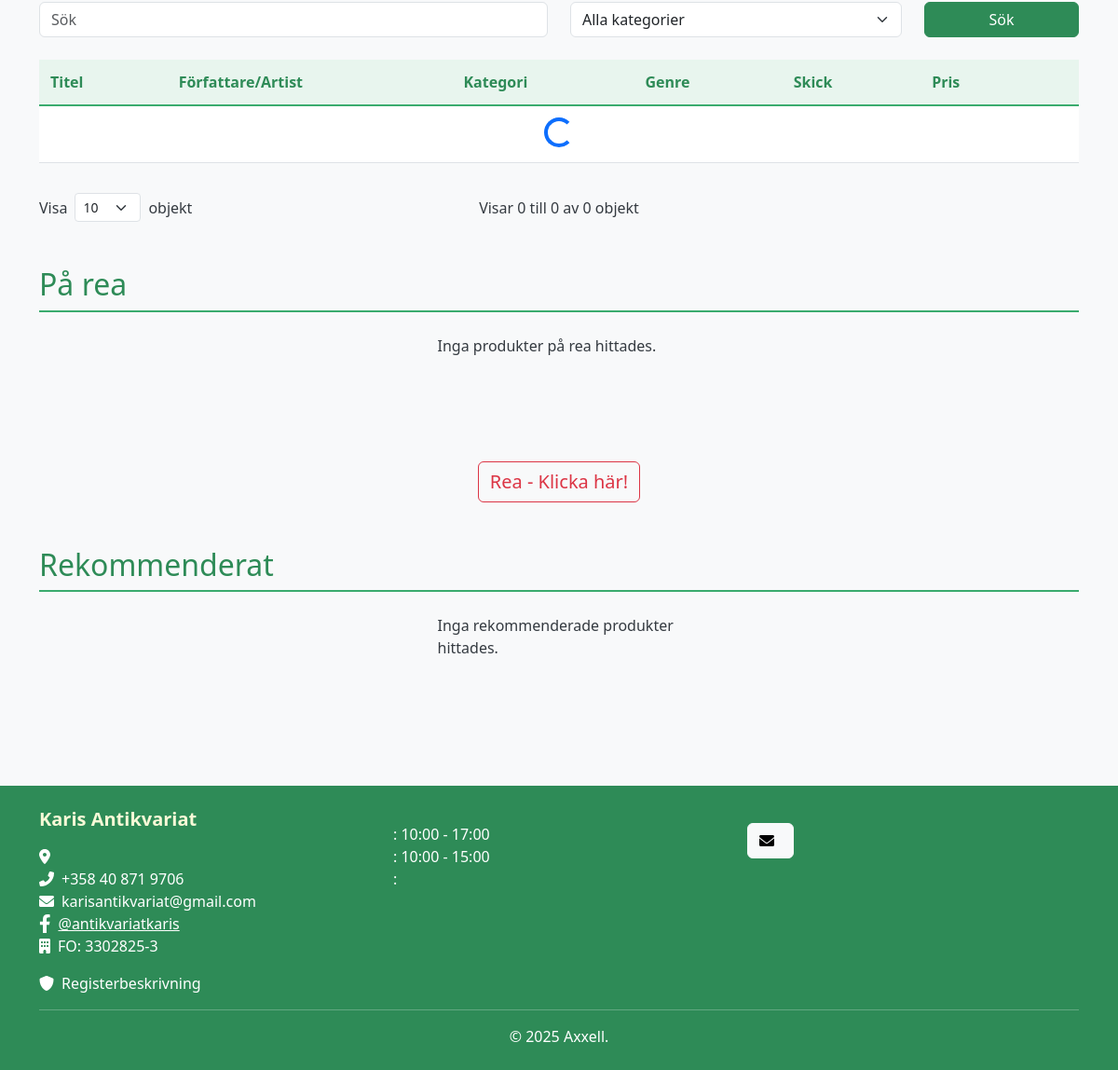
/ (lower part), run on an earlier commit of the app's database.
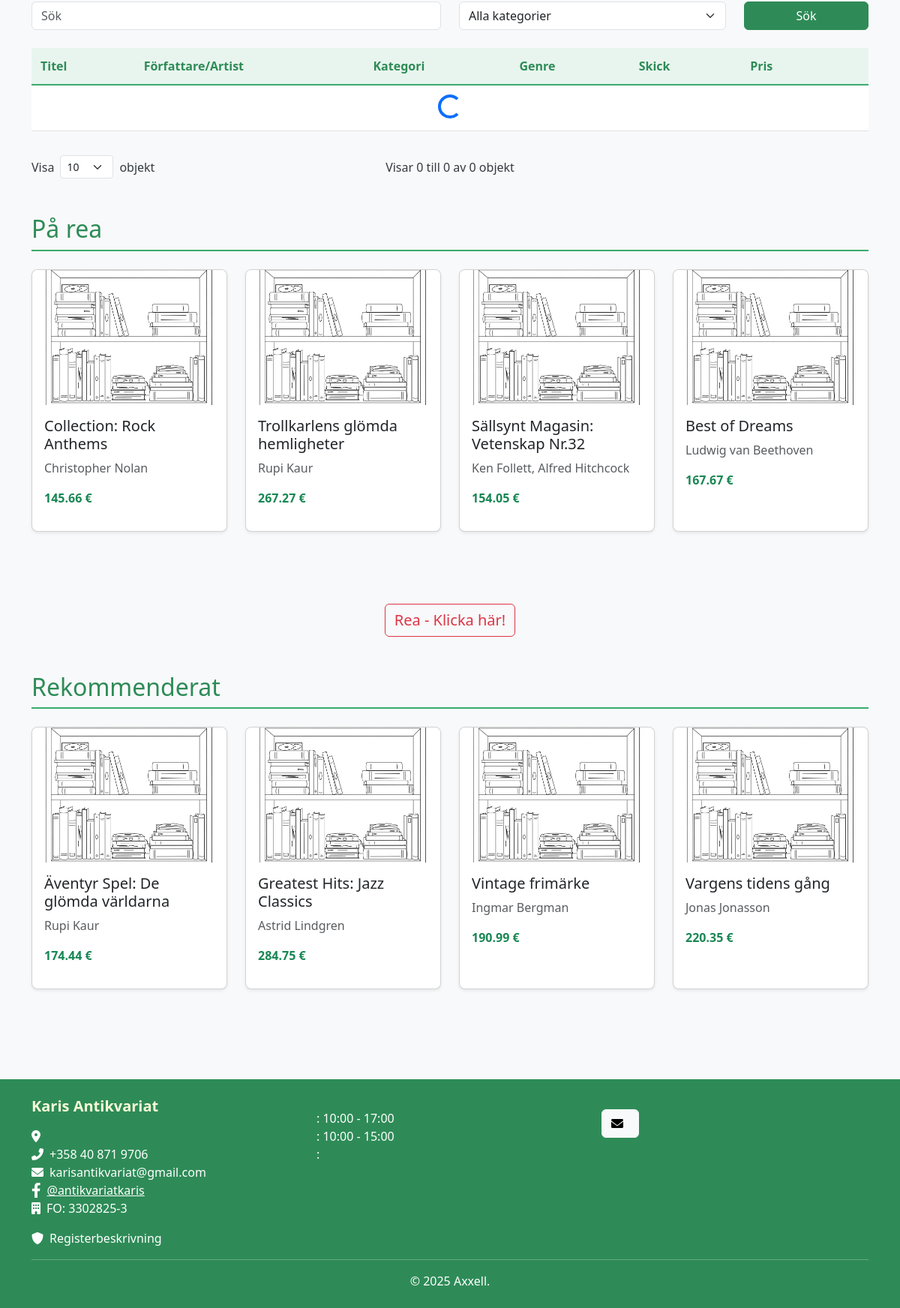
And on a later commit of the database.
### tables this page shows
CREATE TABLE `product` (
  `prod_id` int NOT NULL AUTO_INCREMENT,
  `title` varchar(255) NOT NULL,
  `status` int DEFAULT NULL,
  `shelf_id` int DEFAULT NULL,
  `category_id` int DEFAULT NULL,
  `price` decimal(10,2) DEFAULT NULL,
  `condition_id` int DEFAULT NULL,
  `notes` text,
  `internal_notes` text,
  `year` int DEFAULT NULL,
  `publisher` varchar(100) DEFAULT NULL,
  `special_price` tinyint(1) DEFAULT NULL COMMENT 'Om produkten är på rea: 1 = Ja, 0 = Nej',
  `recommended` tinyint(1) DEFAULT NULL COMMENT 'Om produkten är rekommenderad: 1 = Ja, 0 = Nej	',
  `rare` tinyint(1) DEFAULT '0',
  `date_added` datetime DEFAULT CURRENT_TIMESTAMP,
  `language_id` int DEFAULT NULL,
  PRIMARY KEY (`prod_id`),
  KEY `shelf_id` (`shelf_id`),
  KEY `category_id` (`category_id`),
  KEY `condition_id` (`condition_id`),
  KEY `idx_product_status` (`status`),
  KEY `fk_product_language` (`language_id`),
  CONSTRAINT `fk_product_language` FOREIGN KEY (`language_id`) REFERENCES `language` (`language_id`),
  CONSTRAINT `product_ibfk_1` FOREIGN KEY (`shelf_id`) REFERENCES `shelf` (`shelf_id`),
  CONSTRAINT `product_ibfk_2` FOREIGN KEY (`category_id`) REFERENCES `category` (`category_id`),
  CONSTRAINT `product_ibfk_3` FOREIGN KEY (`condition_id`) REFERENCES `condition` (`condition_id`),
  CONSTRAINT `product_ibfk_4` FOREIGN KEY (`status`) REFERENCES `status` (`status_id`)
);

### includes/ui.php (called while the page is built, shortened)
<?php
function loadLanguageStrings($language) {
    $langFile = __DIR__ . '/../languages/' . $language . '.php';
    if (file_exists($langFile)) {
        return $lang_strings;
    } else {
        include __DIR__ . '/../languages/sv.php';
        return $lang_strings;
    }
}
?>

### includes/routes.php (called while the page is built, shortened)
<?php
class Routes {
    private static $basePath = '';
    public static function init($basePath) {
        self::$basePath = $basePath;
    }
    public static function asset($type, $file) {
        return self::$basePath . '/assets/' . $type . '/' . $file;
    }
}
function asset($type, $file) {
    return Routes::asset($type, $file);
}

### includes/functions.php (called while the page is built, shortened)
<?php
function safeEcho($value) {
    return ($value !== null) ? htmlspecialchars($value) : '';
}
?>

### index.php (the view, shortened to what the rows shown need)
<?php
require_once 'init.php';
$language = isset($_SESSION['language']) ? $_SESSION['language'] : 'sv';
$lang_strings = loadLanguageStrings($language);
function getProductImages($productId, $pdo) {
    try {
        $stmt = $pdo->prepare("
            SELECT image_id, image_path, image_uploaded_at
            FROM image
            WHERE prod_id = ?
            ORDER BY image_uploaded_at ASC
        ");
        $stmt->execute([$productId]);
        return $stmt->fetchAll(PDO::FETCH_OBJ);
    } catch (PDOException $e) {
        error_log("Error fetching product images: " . $e->getMessage());
        return [];
    }
}
function getFeaturedProducts(PDO $pdo, int $limit = 4, bool $onlySpecial = false, bool $onlyRecommended = false): array
{
    try {
        $sql = "SELECT DISTINCT
                    p.prod_id,
                    p.title,
                    p.price,
                    p.special_price,
                    p.recommended,
                    p.category_id,
                    (SELECT GROUP_CONCAT(a.author_name SEPARATOR ', ')
                     FROM product_author pa
                     JOIN author a ON pa.author_id = a.author_id
                     WHERE pa.product_id = p.prod_id) as author_name
                FROM product p
                WHERE p.status = 1 ";
        if ($onlySpecial) {
            $sql .= " AND p.special_price = 1 ";
        } elseif ($onlyRecommended) {
            $sql .= " AND p.recommended = 1 ";
        } else {
            $sql .= " AND (p.special_price = 1 OR p.recommended = 1) ";
        }
        $sql .= " ORDER BY RAND() LIMIT :limit";
        $stmt = $pdo->prepare($sql);
        $stmt->bindParam(':limit', $limit, PDO::PARAM_INT);
        $stmt->execute();
        $products = $stmt->fetchAll(PDO::FETCH_OBJ);
        foreach ($products as $product) {
            $catSql = "SELECT category_sv_name AS category_name
                       FROM category c
                       WHERE c.category_id = :category_id";
            $catStmt = $pdo->prepare($catSql);
            $catStmt->bindParam(':category_id', $product->category_id, PDO::PARAM_INT);
            $catStmt->execute();
            $category = $catStmt->fetch(PDO::FETCH_OBJ);
        }
        return $products;
    } catch (PDOException $e) {
        error_log('Error fetching featured products: ' . $e->getMessage());
        return [];
    }
}
function renderProductCard(object $product): void {
    global $pdo;
    $productImages = getProductImages($product->prod_id, $pdo);
    ?>
    <div class="col">
        <div class="card h-100">
            <div class="d-none d-md-block">
                <?php if (!empty($productImages)): ?>
                    <?php if (count($productImages) === 1): ?>
                        <img src="<?php echo safeEcho($productImages[0]->image_path); ?>"
                             class="card-img-top" style="height: 180px; object-fit: cover;"
                             alt="<?php echo safeEcho($product->title); ?>" loading="lazy">
                    <?php else: ?>
                        <div id="productCarouselDesktop<?php echo $product->prod_id; ?>" class="carousel slide" data-bs-ride="carousel">
                            <div class="carousel-indicators">
                                <?php foreach ($productImages as $index => $image): ?>
                                    <button type="button" data-bs-target="#productCarouselDesktop<?php echo $product->prod_id; ?>"
                                            data-bs-slide-to="<?php echo $index; ?>"
                                            <?php echo $index === 0 ? 'class="active" aria-current="true"' : ''; ?>
                                            aria-label="Bild <?php echo $index + 1; ?>"></button>
                                <?php endforeach; ?>
                            </div>
                            <div class="carousel-inner">
                                <?php foreach ($productImages as $index => $image): ?>
                                    <div class="carousel-item <?php echo $index === 0 ? 'active' : ''; ?>">
                                        <img src="<?php echo safeEcho($image->image_path); ?>"
                                             class="d-block w-100" style="height: 180px; object-fit: cover;"
                                             alt="<?php echo safeEcho($product->title); ?> - Bild <?php echo $index + 1; ?>">
                                    </div>
                                <?php endforeach; ?>
                            </div>
                            <button class="carousel-control-prev" type="button" data-bs-target="#productCarouselDesktop<?php echo $product->prod_id; ?>" data-bs-slide="prev">
                                <span class="carousel-control-prev-icon" aria-hidden="true"></span>
                                <span class="visually-hidden">Föregående</span>
                            </button>
                            <button class="carousel-control-next" type="button" data-bs-target="#productCarouselDesktop<?php echo $product->prod_id; ?>" data-bs-slide="next">
                                <span class="carousel-control-next-icon" aria-hidden="true"></span>
                                <span class="visually-hidden">Nästa</span>
                            </button>
                        </div>
                    <?php endif; ?>
                <?php else: ?>
                    <img src="<?php echo asset('images', 'default_antiqe_image.webp'); ?>"
                         class="card-img-top" style="height: 180px; object-fit: cover;"
                         alt="<?php echo safeEcho($product->title); ?>" loading="lazy">
                <?php endif; ?>
                <div class="card-body">
                    <h5 class="card-title"><?php echo safeEcho($product->title); ?></h5>
                    <p class="card-text text-muted">
                        <?php echo safeEcho($product->author_name ?? ''); ?>
                    </p>
                    <?php if (isset($product->price) && $product->price !== null && $product->price > 0): ?>
                    <p class="text-success fw-bold"><?php echo number_format((float)$product->price, 2); ?> €</p>
                    <?php else: ?>
                    <p class="text-secondary fw-bold">Pris på förfrågan</p>
                    <?php endif; ?>
                </div>
            </div>
        </div>
    </div>
    <?php
}
function getFallbackProducts(PDO $pdo, int $limit = 4): array {
    try {
        $sql = "SELECT DISTINCT
                    p.prod_id,
                    p.title,
                    p.price,
                    p.special_price,
                    p.recommended,
                    p.category_id,
                    (SELECT GROUP_CONCAT(a.author_name SEPARATOR ', ')
                     FROM product_author pa
                     JOIN author a ON pa.author_id = a.author_id
                     WHERE pa.product_id = p.prod_id) as author_name
                FROM product p
                WHERE p.status = 1 AND p.condition_id IN (1, 2)
                ORDER BY RAND()
                LIMIT :limit";
        $stmt = $pdo->prepare($sql);
        $stmt->bindParam(':limit', $limit, PDO::PARAM_INT);
        $stmt->execute();
        $products = $stmt->fetchAll(PDO::FETCH_OBJ);
        return $products;
    } catch (PDOException $e) {
        error_log('Error fetching fallback products: ' . $e->getMessage());
        return [];
    }
}
$specialProducts = getFeaturedProducts($pdo, 4, true);
if (empty($specialProducts)) {
    $specialProducts = getFallbackProducts($pdo, 4);
}
$recommendedProducts = getFeaturedProducts($pdo, 4, false, true);
if (empty($recommendedProducts)) {
    $recommendedProducts = getFallbackProducts($pdo, 4);
}
include 'templates/header.php';
?>
<div class="container my-4">
    <section id="browse" class="my-5">
        <div>
            <div class="table-responsive">
                <table class="table table-hover table-paginated-table" id="public-inventory-table">
                    <thead class="table-light">
                        <tr>
                            <th data-sort="title"><?php echo $lang_strings['title'] ?? 'Titel'; ?></th>
                            <th data-sort="author_name"><?php echo $lang_strings['author_artist'] ?? 'Författare/Artist'; ?></th>
                            <th data-sort="category_name"><?php echo $lang_strings['category'] ?? 'Kategori'; ?></th>
                            <th data-sort="genre_names"><?php echo $lang_strings['genre'] ?? 'Genre'; ?></th>
                            <th data-sort="condition_name"><?php echo $lang_strings['condition'] ?? 'Skick'; ?></th>
                            <th data-sort="price"><?php echo $lang_strings['price'] ?? 'Pris'; ?></th>
                            <th></th>
                        </tr>
                    </thead>
                </table>
            </div>
        </div>
    </section>
    <section class="my-5">
        <h2 class="mb-4"><?php echo $lang_strings['on_sale'] ?? 'På rea'; ?>
        </h2>
        <div class="row row-cols-1 row-cols-md-2 row-cols-lg-4 g-4" id="featured-items">
            <?php
            if (!empty($specialProducts)) {
                foreach ($specialProducts as $product) {
                    renderProductCard($product);
                }
            } else {
                echo "<p>Inga produkter på rea hittades.</p>";
            }
            ?>
        </div>
    </section>
    <section class="my-5">
        <h2 class="mb-4"><?php echo $lang_strings['on_rec'] ?? 'Rekommenderat'; ?></h2>
        <div class="row row-cols-1 row-cols-md-2 row-cols-lg-4 g-4" id="recommended-items">
            <?php
            if (!empty($recommendedProducts)) {
                foreach ($recommendedProducts as $product) {
                    renderProductCard($product);
                }
            } else {
                echo "<p>Inga rekommenderade produkter hittades.</p>";
            }
            ?>
        </div>
    </section>
</div>
<?php
include 'templates/footer.php';
?>

What changed in the data, as far as the page shows it:
added product: title "Collection: Rock Anthems", author_name "Christopher Nolan", price "145.66", shown under "På rea"
added product: title "Trollkarlens glömda hemligheter", author_name "Rupi Kaur", price "267.27", shown under "På rea"
added product: title "Sällsynt Magasin: Vetenskap Nr.32", author_name "Ken Follett, Alfred Hitchcock", price "154.05", shown under "På rea"
added product: title "Best of Dreams", author_name "Ludwig van Beethoven", price "167.67", shown under "På rea"
added product: title "Äventyr Spel: De glömda världarna", author_name "Rupi Kaur", price "174.44", shown under "Rekommenderat"
added product: title "Greatest Hits: Jazz Classics", author_name "Astrid Lindgren", price "284.75", shown under "Rekommenderat"
added product: title "Vintage frimärke", author_name "Ingmar Bergman", price "190.99", shown under "Rekommenderat"
added product: title "Vargens tidens gång", author_name "Jonas Jonasson", price "220.35", shown under "Rekommenderat"
Also different on the page:
text no longer shown: "Inga produkter på rea hittades. Inga rekommenderade produkter hittades."
